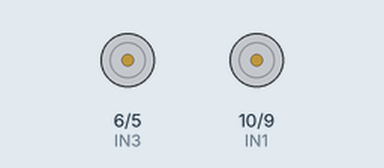
Recording of a sketch running on a simulated Arduino Uno, built with avr-gcc and run on an emulated ATmega328P. Shown: motor-driver pin pairs drawn as motors (green arrow = first pin HIGH = forward, orange = second pin HIGH = backward, longer = more drive).

Above: at 6.1 s.
Timing chart, 0 to 18.6 s (numbered marks = the images above):
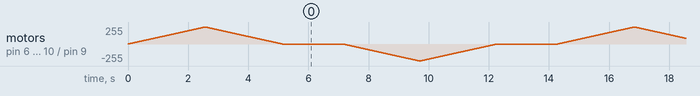

The sketch:

H_brug_motoren.ino
```cpp
const int IN1 = 10;
const int IN2 = 9;
const int IN3 = 6;
const int IN4 = 5;


void setup() {
  // put your setup code here, to run once:
  pinMode(IN1, OUTPUT);
  pinMode(IN2, OUTPUT);
  pinMode(IN3, OUTPUT);
  pinMode(IN4, OUTPUT);
}

void loop() {
  // put your main code here, to run repeatedly:
  //Motors voorwaarts
  //Versnellen
  for (int i = 0; i <= 255; i++)
  {
    analogWrite(IN1, i);
    analogWrite(IN2, 0);
    analogWrite(IN3, i);
    analogWrite(IN4, 0);
    delay(10);
  }
  //Vertragen
  for (int i = 255; i >= 0; i--)
  {
    analogWrite(IN1, i);
    analogWrite(IN2, 0);
    analogWrite(IN3, i);
    analogWrite(IN4, 0);
    delay(10);
  }

  delay(2000);

  // Achterwaarts
  //Versnellen
  for (int i = 0; i <= 255; i++)
  {
    analogWrite(IN1, 0);
    analogWrite(IN2, i);
    analogWrite(IN3, 0);
    analogWrite(IN4, i);
    delay(10);
  }
  //Vertragen
  for (int i = 255; i >= 0; i--)
  {
    analogWrite(IN1, 0);
    analogWrite(IN2, i);
    analogWrite(IN3, 0);
    analogWrite(IN4, i);
    delay(10);
  }

  delay(2000);


}
```
